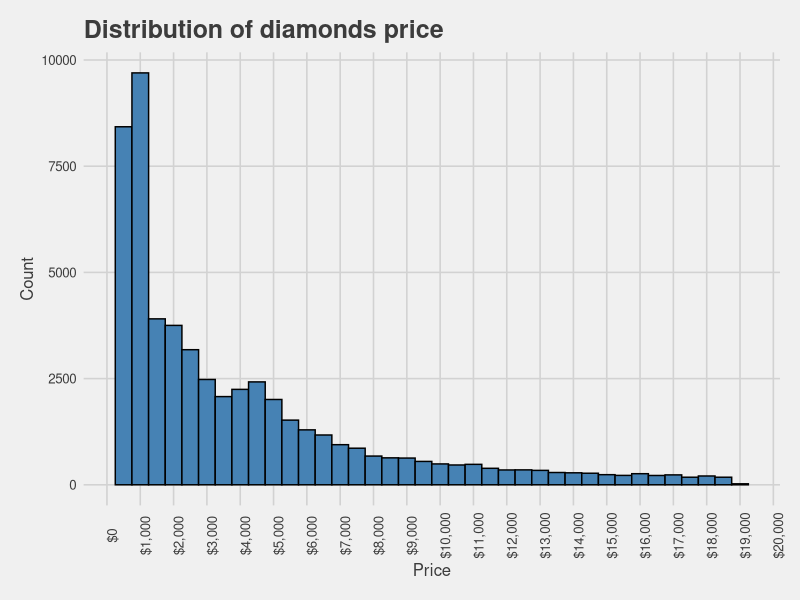
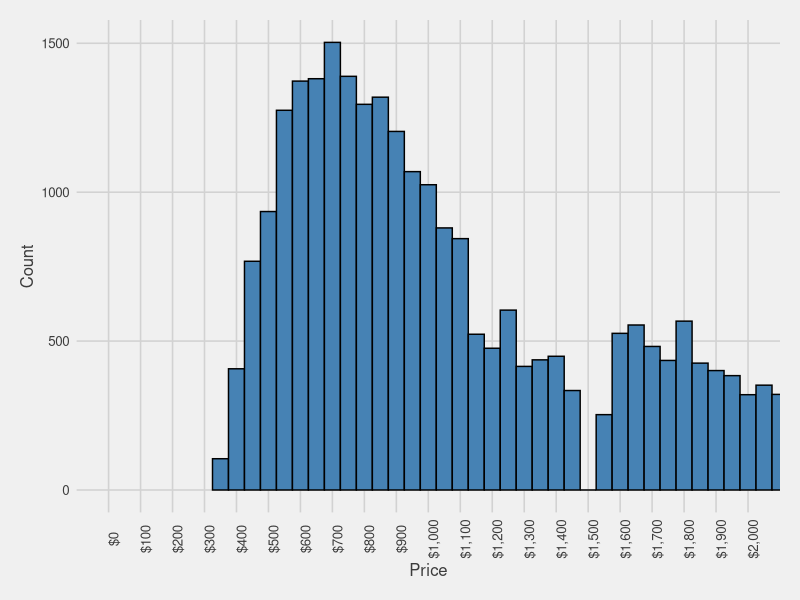
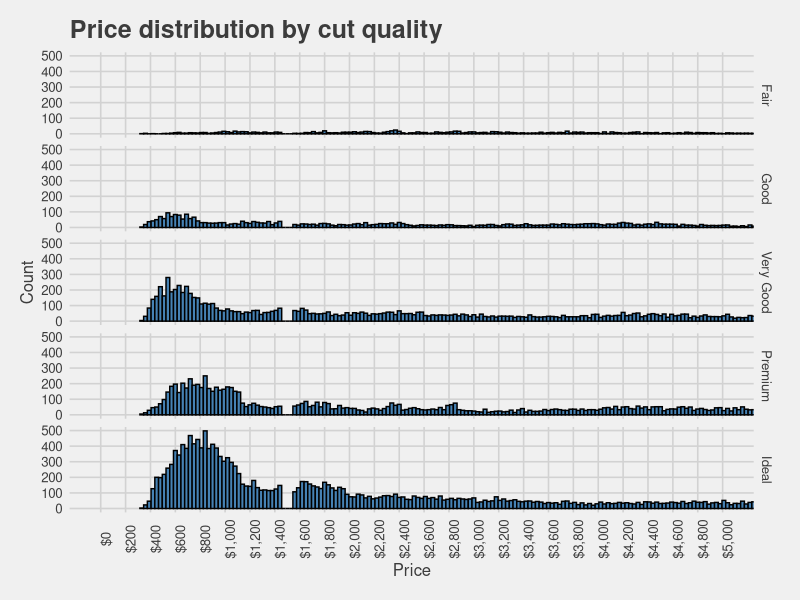
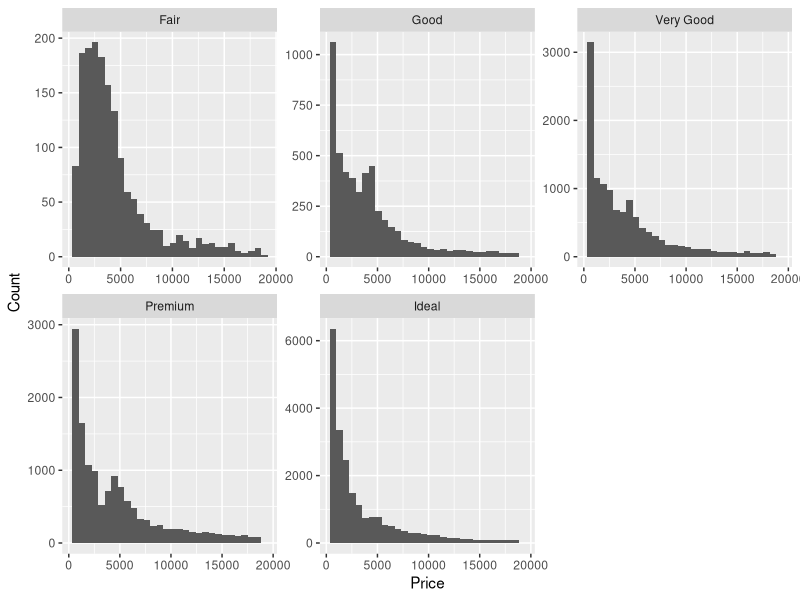
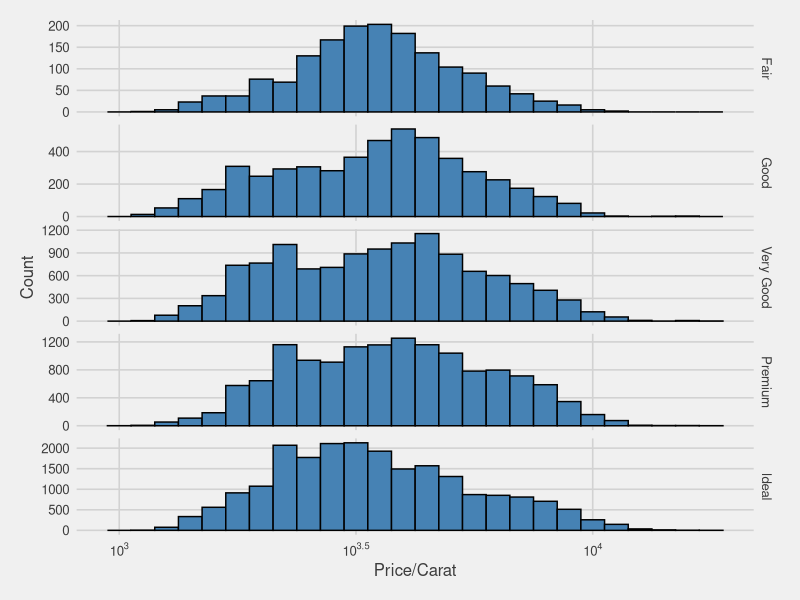
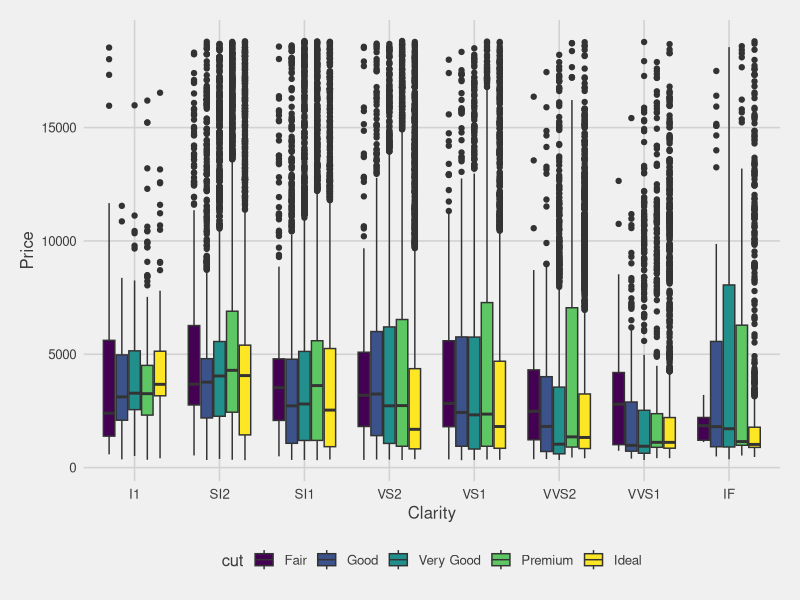
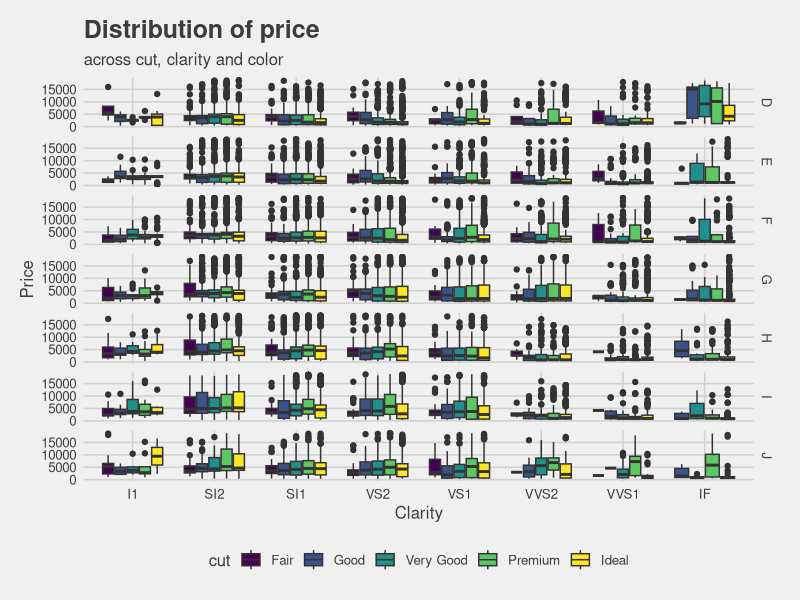
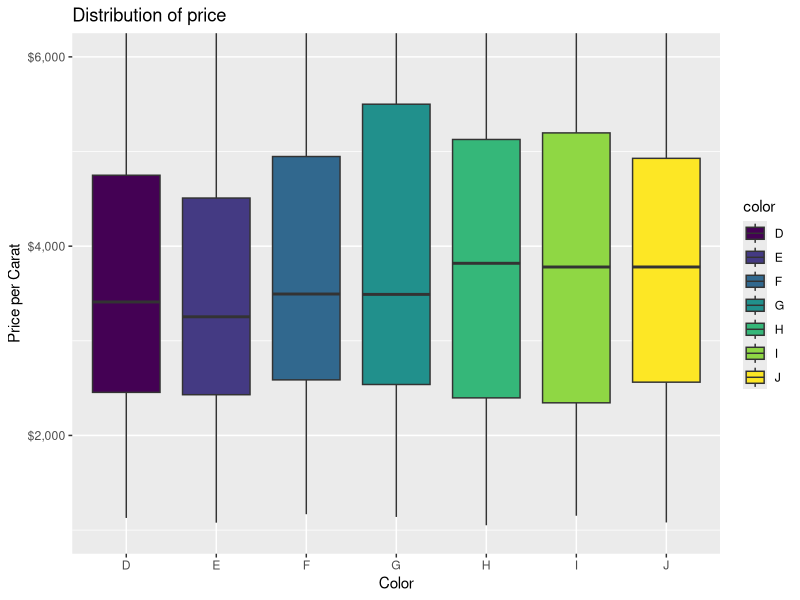

R code for these plots, in order:
install.packages('tidyverse')
install.packages('ggthemes')


library(tidyverse)
library(ggplot2)
library(scales)
library(ggthemes)
library(gridExtra)

# Histogram of the price of all diamonds in the diamonds data set

ggplot(diamonds, aes(x = price)) +
  geom_histogram(color = 'black', fill = 'SteelBlue', binwidth = 500) +
  scale_x_continuous(labels = dollar, breaks = seq(0, 20000, 1000)) +
  labs(title = 'Distribution of diamonds price',
       x = 'Price', y = 'Count') +
  theme_fivethirtyeight() +
  theme(axis.title = element_text(), axis.text.x = element_text(angle=90))


# Describing shape and center of the price distribution
summary(diamonds$clarity)
# Small amounts of very expensive pieces drive the mean up. The median in this case is a better measurement 
# variable of the center of the distribution

# How many diamonds cost less than $500
diamonds %>% 
  filter(price < 500) %>% 
  summarise(count = n())
# How many diamonds cost less than $2000
diamonds %>% 
  filter(price < 2000) %>% 
  summarise(count = n())
# How many diamonds cost more than $2000
diamonds %>% 
  filter(price > 2000) %>% 
  summarise(count = n())

# Focus on the largest peak of the histogram just created

ggplot(diamonds, aes(x = price)) +
  geom_histogram(color = 'black', fill = 'SteelBlue', binwidth = 50) +
  scale_x_continuous(labels = dollar, breaks = seq(0, 2000, 100)) +
  labs(x = 'Price', y = 'Count') +
  coord_cartesian(c(0, 2000)) +
  theme_fivethirtyeight() +
  theme(axis.title = element_text(), axis.text.x = element_text(angle=90))

# Create histograms for diamond prices by cut      

ggplot(diamonds, aes(x=price)) +
  geom_histogram(color='black', fill='SteelBlue', binwidth = 30) +
  scale_x_continuous(labels=dollar, breaks=seq(0, 5000, 200)) +
  labs(title='Price distribution by cut quality',
       x = 'Price', y = 'Count') +
  theme_fivethirtyeight() +
  theme(axis.title = element_text(), axis.text.x = element_text(angle=90)) +
  coord_cartesian(c(0, 5000)) +
  facet_grid(cut~.) 

# Look at distribution for diamonds by cut 

diamonds %>% 
  group_by(cut) %>% 
  summarise(max_price = max(price),
            min_price = min(price),
            median_price = median(price))

# Make plot remember
# y-axis in the histograms is not fixed
qplot(x = price, data=diamonds) +
  facet_wrap(~cut, scales = 'free') +
  labs(x = 'Price', y = 'Count')

# Printing summaries on the prices per quality cut.

cut_price <- data.frame(diamonds$cut, diamonds$price)
fair <- cut_price %>% 
  filter(cut_price$diamonds.cut == 'Fair')
summary(fair$diamonds.price)

good <- cut_price %>% 
  filter(cut_price$diamonds.cut == 'Good')
summary(good$diamonds.price)

v_good <- cut_price %>% 
  filter(cut_price$diamonds.cut == 'Very Good')
summary(v_good$diamonds.price)

premium <- cut_price %>% 
  filter(cut_price$diamonds.cut == 'Premium')
summary(premium$diamonds.price)  

ideal <- cut_price %>% 
  filter(cut_price$diamonds.cut == 'Ideal')
summary(ideal$diamonds.price)  

# Create histogram of price per carat and facet it by cut
# Understanding some functions I might use 
?paste
?expression
?scale_x_log10
?trans_breaks
?trans_format
?math_format

ggplot(diamonds, aes(x=price/carat)) +
  geom_histogram(color='black', fill='SteelBlue', binwidth=0.05) +
  labs(x = 'Price/Carat', y = 'Count') +
  scale_x_log10(breaks = trans_breaks("log10", function(x) 10^x),
                labels = trans_format("log10", math_format(10^.x))) +   # (10^.x) the dot is necessary so in the x label it appears 10^3 not 10^x
  theme_fivethirtyeight() +
  theme(axis.title = element_text(), axis.text.x = element_text()) +
  facet_grid(cut~., scale = "free")

ggsave("diamonds.pdf", width = 12, height = 9)

#--------------------------
# Investigate the price of diamonds using box plots, numerical summaries and the following categorical variables:
# cut, color and clarity

diamonds %>% 
  group_by(cut) %>% 
  summarise(count = n(),
            avg_price = mean(price))

# Takeaways
# The number of Ideal diamonds(21551) is much larger than the others but its average price($3458) its also the lowest
# The number of Fair diamonds(1610) is the lowest and its average price($4359) its the second highest
# The average price for Premium diamonds($4584) is the highest for all cuts
#--------------------------
# Check which letters represent the best colors for diamonds
levels(diamonds$color)

diamonds %>% 
  group_by(color) %>% 
  summarise(count = n(),
            avg_price = mean(price))

# Takeaways
# Color 'G' is the most represented in the data set - 11292 occurrences 
# Color 'J' is the least represented in the data set - 2808 occurrences - while still having the highest average price: $5324
# The lowest average price is for the color 'E':  $3077
#--------------------------
diamonds %>% 
  group_by(clarity) %>% 
  summarise(couunt = n(),
            avg_price = mean(price))

# Takeaways
# Clarity of SI1 and VS2 are the most represented with 13065 and 12258 occurrences respectively
# The highest average price belongs to clarity SI2 - $5063 - which is greater than all the others by at least $1000
# I1, SI1, VS2 and VS1 average prices range between $3800-$3900
# The lowest average price belongs to VVS1 with a value of $2523
#--------------------------

# Box plots 

# price vs clarity for all colors [D,E,F,G,H,I,J]
ggplot(diamonds, aes(x=clarity, y=price, fill=cut)) +
  geom_boxplot() +
  labs(x = 'Clarity', y = 'Price') +
  theme_fivethirtyeight() +
  theme(axis.title = element_text(), axis.text.x = element_text())



# Matrix with price vs clarity per color
ggplot(diamonds, aes(x=clarity, y=price, fill=cut)) +
  geom_boxplot() +
  labs(x = 'Clarity', y = 'Price',
       title='Distribution of price',
       subtitle='across cut, clarity and color') +
  theme_fivethirtyeight() +
  theme(axis.title = element_text(), axis.text.x = element_text()) +
  facet_grid(color~.)

ggsave("diamonds.pdf", width = 12, height = 9)

# IQR - Interquartile range
# IQR for diamonds with the best color
diamonds %>% 
  group_by(color) %>% 
  filter(color == 'D') %>% 
  summarise(quartile_25 = quantile(price, 0.25),
            quartile_75 = quantile(price, 0.75),
            IQR = quartile_75 - quartile_25)
# IQR for diamonds with the worst color
diamonds %>% 
  group_by(color) %>% 
  filter(color == 'J') %>% 
  summarise(quartile_25 = quantile(price, 0.25),
            quartile_75 = quantile(price, 0.75),
            IQR = quartile_75 - quartile_25)


# Best Color D - IQR: 3302 quartile_25: 911 quartile_75: 4214
# Worst Color J -  IQR: 5834 quartile_25: 1860 quartile_75: 7695 
# These make sense when printing the next command
diamonds %>% 
  group_by(color) %>%
  summarise(count = n(),
            avg_price = mean(price))
#------------------------------------------------------------------
# Investigate the price per carat of diamonds across the different colors of diamonds using box plots.

ggplot(diamonds, aes(x=color, y=price/carat, fill=color)) +
  geom_boxplot() +
  labs(title='Distribution of price',
       subsitle='across colors',
       x='Color',
       y='Price per Carat') +
  coord_cartesian(ylim=c(1000, 6000)) +
  scale_y_continuous(labels=dollar)


#Investigate the weight of the diamonds (carat) using a frequency polygon.
#Use different bin widths to see how the frequency polygon changes.
#What carat size has a count greater than 2000? Check all that apply.

summary(diamonds$carat)
ggplot(diamonds, aes(x=carat)) +
  geom_freqpoly(binwidth=0.1) +
  scale_x_continuous() +
  scale_y_continuous() +
  labs(title='Frequency of diamonds weight',
       x='Carat',
       y='Count') +
  theme_fivethirtyeight() +
  theme(axis.title = element_text(), axis.text.x = element_text()) 

# Go in more depth
ggplot(diamonds, aes(x=carat)) +
  geom_freqpoly(binwidth=0.05) +
  scale_x_continuous(breaks=c(0.1, 0.5, 0.8, 1.2, 1.5, 2.0, 3.0, 5.0), expand = c(0,0)) +
  scale_y_continuous(expand=c(0,0)) +
  geom_vline(xintercept=c(0.2, 0.4, 0.7, 0.79, 1.04, 5.01), color='#7daa8e', linetype='longdash') +
  labs(title='Frequency of diamonds weight',
       subtitle='Green vlines - summary(diamonds$carat)',
       x='Carat',
       y='Count') +
  theme_fivethirtyeight() +
  theme(axis.title = element_text(), axis.text.x = element_text()) +
  theme(plot.subtitle = element_text(size=10)) 

ggsave("freq_plot.pdf", width = 12, height = 9)

# Create scatterplots of price vs x,y and z

ggplot(diamonds, aes(x=x, y=price)) +
  geom_point(alpha=.05) +
  coord_cartesian(xlim=c(3.5, 11))+
  labs(title='Price vs X') +
  scale_y_continuous(breaks=seq(0, 20000, 2000), label=dollar) 

# Price vs X - The data starts at x~3.7 and there seems to be an artificial barrier at $19 000 
# Correlation between price and x:
with(diamonds, cor.test(price, x))
# p-value < 2.2e-16 - a typical threshold is 0.05, anything smaller counts as statistically significant
# cor: 0.8844352

# Correlation between price and y:
with(diamonds, cor.test(price, y))
# cor: 0.8654209  

# Correlation between price and z:
with(diamonds, cor.test(price, z))
# cor: 0.8612494 

# Scatter plot price vs depth
ggplot(diamonds, aes(x=depth, y=price)) +
  geom_point(alpha=.05) +
  coord_cartesian(xlim=c(40, 80))+
  labs(title='Price vs Depth') +
  scale_y_continuous(breaks=seq(0, 20000, 2000), label=dollar) 

# Add transparency and x labels every 2 
ggplot(diamonds, aes(x=depth, y=price)) +
  labs(title='Price vs Depth') +
  geom_point(alpha=1/100) +
  scale_x_continuous(breaks=seq(min(diamonds$depth), max(diamonds$depth), 2), labels=seq(min(diamonds$depth), max(diamonds$depth), 2))
with(diamonds,  cor.test(price, depth))
# Depth does not influence the price of diamonds. The cor is not equal to 0 (p-value = 0.0134) and (cor: -0.0106474)

# Price vs Carat with top 1% of both omitted 
ggplot(diamonds, aes(x=carat, y=price)) +
  geom_point(alpha=.05) +
  labs(title='Price vs Carat',
       subtitle='Omitted top 1%') +
  scale_x_continuous(limits=c(0, quantile(diamonds$carat, 0.99))) +
  scale_y_continuous(breaks=seq(0, 18000, 2000),
                     limits=c(0, quantile(diamonds$price, 0.99)),
                     labels=dollar) +
  theme_fivethirtyeight() +
  theme(axis.title = element_text(), axis.text.x = element_text()) +
  theme(plot.subtitle = element_text(size=10))

# Create scatter plot for price vs volume(x * y * z)  
# rough approximation of a diamonds volume
diamonds_v <- diamonds %>% 
  mutate(volume=x*y*z)


ggplot(diamonds_v, aes(x=volume, y=price)) +
  geom_point() +
  labs(title='Price vs Volume') +
  theme_fivethirtyeight() +
  theme(axis.title = element_text())

# Volumes ranging from 0-500 hold the huge majority of diamonds, whatever the price
# Volumes ranging from 1000-3000 seem to be nonexistent
# 3 outliers  1 of which expands the plot by a very significant size
# Diamonds with volumes near 0 exist

# Correlation of price and volume excluding diamonds with volume of 0 or greater then 800
with(subset(diamonds_v, !(volume == 0 | volume >= 800)), cor.test(price, volume))

# Subset the data to exclude diamonds with a volume
# greater than or equal to 800. Also, exclude diamonds
# with a volume of 0.
diamonds_v2 <- diamonds_v %>% 
  filter(volume != 0, 
         volume <= 800)

ggplot(diamonds_v2, aes(x=volume, y=price)) +
  geom_point(alpha=.05) +
  geom_smooth(method='lm')
# This is not the best model since the relationship does not look normal



diamondsByClarity <- diamonds %>% 
  group_by(clarity) %>% 
  summarise(mean_price = mean(price),
            median_price = median(price),
            min_price = min(price),
            max_price = max(price),
            count = n()) %>% 
  arrange(clarity)


# Create summary dataframes with the mean price by clarity and color
# Next create two bar plots in one output image using package gridExtra

diamonds_mp_cla <- diamonds %>% 
  group_by(clarity) %>% 
  summarise(mean_price = mean(price))

diamonds_mp_col <- diamonds %>% 
  group_by(color) %>% 
  summarise(mean_price = mean(price))

plt1 <- ggplot(diamonds_mp_cla, aes(x=clarity, y=mean_price, fill=clarity)) +
  geom_bar(stat = "identity", color='black') +
  guides(fill=guide_legend(ncol=2))

plt2 <- ggplot(diamonds_mp_col, aes(x=color, y=mean_price, fill=color)) +
  geom_bar(stat = "identity", color='black') +
  guides(fill=guide_legend(ncol=2))

grid.arrange(plt1, plt2)
# Takeaways:
# Upward trend in average price as color goes from D to J
# Downward trend in average price as clarity goes from I1 to IF


# Create a scatterplot of diamond price vs.
# table and color the points by the cut of
# the diamond.

ggplot(diamonds, aes(x=table, y=price, color=cut)) +
  geom_point(size=2.5) +
  labs(title='Price vs Table',
       x='table',
       y='price') +
  scale_x_continuous(breaks=seq(50, 80, 2),
                     limits=c(50, 80)) +
  scale_color_brewer(palette = 'RdGy') +
  theme_fivethirtyeight() +
  theme(axis.title = element_text(), axis.text.x = element_text())

# Create a scatterplot of diamond price vs.
# volume (x * y * z) and color the points by
# the clarity of diamonds

# Note: Volume is a very rough approximation of
# a diamond's actual volume.


diamonds <- diamonds %>% 
  mutate(volume = x * y * z) 

ggplot(subset(diamonds, volume <= quantile(volume, 0.99) & volume > 0), aes(x=volume, y=price, color=clarity)) +
  geom_point(size=2.5) +
  scale_y_log10(labels=dollar, 
                breaks=c(0, 1000, 10000)) +
  scale_color_brewer(palette = 'BrBG') +
  theme_minimal()

# Create a scatter plot of the price/carat ratio
# of diamonds. The variable x should be
# assigned to cut. The points should be colored
# by diamond color, and the plot should be
# faceted by clarity.


ggplot(diamonds, aes(x=cut, y=price/carat, color=color)) +
  geom_jitter() +
  facet_wrap(~clarity) +
  scale_color_brewer(palette = 'BrBG') +
  scale_x_discrete(labels=c('F', 'G', 'VG', 'P', 'I'))

